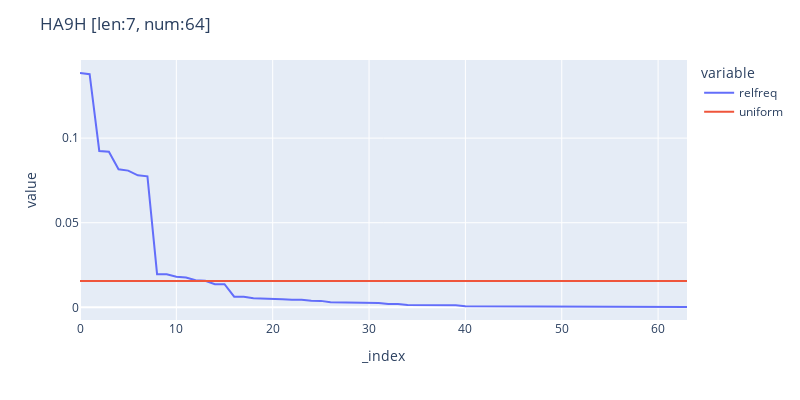
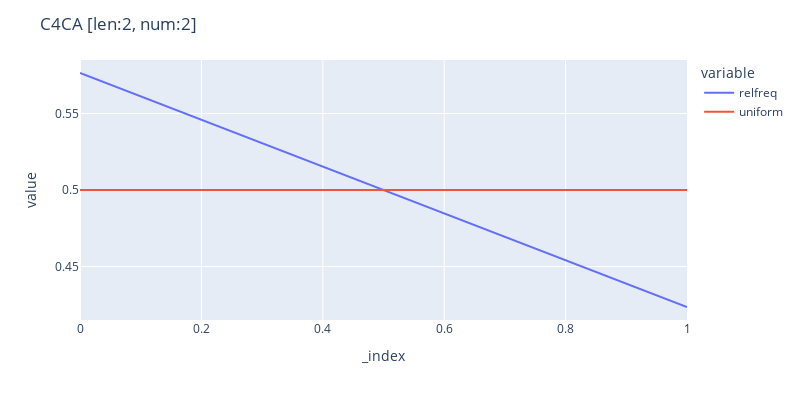
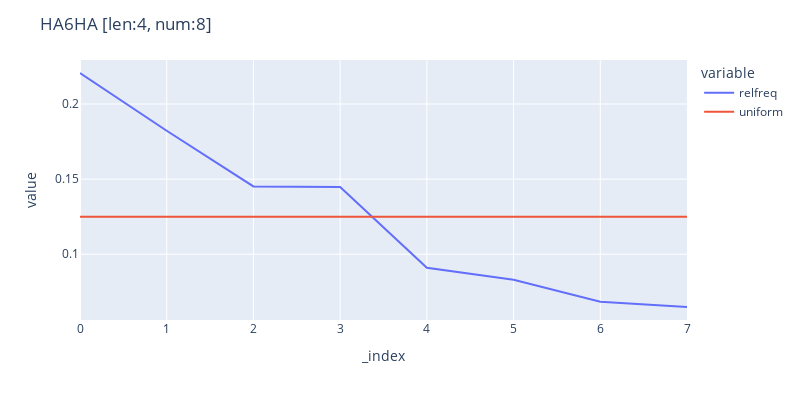

The notebook cell saved with these charts, in order:
### Code cell
df['uniform'] = df['len_bsol'].apply(lambda x: 1/(2**(x-1)))
for type in set(df['type']):
    df_filtered = df[df['type'] == type].reset_index()
    len_bsol = df_filtered['len_bsol'].iloc[0]
    uniform_prob = 1.0 / 2**len_bsol
    fig = px.line(df_filtered, y=['relfreq','uniform'], width=800, height=400)
    num_items = len(df_filtered)
    fig.update_layout(title=f"{type} [len:{len_bsol}, num:{num_items}]")
    fig.show()

### Figure 1 — Plotly figure (JSON) as saved in the notebook; plotly's stock layout.template omitted (floating-point values rounded to 4 significant figures)
{"data": [{"hovertemplate": "variable=relfreq<br>_index=%{x}<br>value=%{y}<extra></extra>", "legendgroup": "relfreq", "line": {"color": "#636efa", "dash": "solid"}, "marker": {"symbol": "circle"}, "mode": "lines", "name": "relfreq", "orientation": "v", "showlegend": true, "type": "scatter", "x": [0, 1, 2, 3, 4, 5, 6, 7, 8, 9, 10, 11, 12, 13, 14, 15, 16, 17, 18, 19, 20, 21, 22, 23, 24, 25, 26, 27, 28, 29, 30, 31, 32, 33, 34, 35, 36, 37, 38, 39, 40, 41, 42, 43, 44, 45, 46, 47, 48, 49, 50, 51, 52, 53, 54, 55, 56, 57, 58, 59, 60, 61, 62, 63], "xaxis": "x", "y": [0.1385, 0.1378, 0.09242, 0.09198, 0.08161, 0.08079, 0.07799, 0.07741, 0.01958, 0.01951, 0.01807, 0.01759, 0.01596, 0.01566, 0.0137, 0.01364, 0.006305, 0.006231, 0.005379, 0.005288, 0.005115, 0.004851, 0.004494, 0.004446, 0.003863, 0.003818, 0.002998, 0.002985, 0.002921, 0.002879, 0.002606, 0.002545, 0.002043, 0.001975, 0.001448, 0.001403, 0.001383, 0.001383, 0.001184, 0.001174, 0.000608, 0.0005726, 0.0005533, 0.0005372, 0.0005147, 0.000489, 0.00046, 0.0004214, 0.0004085, 0.0003989, 0.0003539, 0.0003474, 0.0003442, 0.0003378, 0.0003281, 0.0002992, 0.0002992, 0.0002863, 0.0002831, 0.0002799, 0.0002766, 0.0002573, 0.0002477, 0.0002027], "yaxis": "y"}, {"hovertemplate": "variable=uniform<br>_index=%{x}<br>value=%{y}<extra></extra>", "legendgroup": "uniform", "line": {"color": "#EF553B", "dash": "solid"}, "marker": {"symbol": "circle"}, "mode": "lines", "name": "uniform", "orientation": "v", "showlegend": true, "type": "scatter", "x": [0, 1, 2, 3, 4, 5, 6, 7, 8, 9, 10, 11, 12, 13, 14, 15, 16, 17, 18, 19, 20, 21, 22, 23, 24, 25, 26, 27, 28, 29, 30, 31, 32, 33, 34, 35, 36, 37, 38, 39, 40, 41, 42, 43, 44, 45, 46, 47, 48, 49, 50, 51, 52, 53, 54, 55, 56, 57, 58, 59, 60, 61, 62, 63], "xaxis": "x", "y": [0.01562, 0.01562, 0.01562, 0.01562, 0.01562, 0.01562, 0.01562, 0.01562, 0.01562, 0.01562, 0.01562, 0.01562, 0.01562, 0.01562, 0.01562, 0.01562, 0.01562, 0.01562, 0.01562, 0.01562, 0.01562, 0.01562, 0.01562, 0.01562, 0.01562, 0.01562, 0.01562, 0.01562, 0.01562, 0.01562, 0.01562, 0.01562, 0.01562, 0.01562, 0.01562, 0.01562, 0.01562, 0.01562, 0.01562, 0.01562, 0.01562, 0.01562, 0.01562, 0.01562, 0.01562, 0.01562, 0.01562, 0.01562, 0.01562, 0.01562, 0.01562, 0.01562, 0.01562, 0.01562, 0.01562, 0.01562, 0.01562, 0.01562, 0.01562, 0.01562, 0.01562, 0.01562, 0.01562, 0.01562], "yaxis": "y"}], "layout": {"height": 400, "legend": {"title": {"text": "variable"}, "tracegroupgap": 0}, "margin": {"t": 60}, "title": {"text": "HA9H [len:7, num:64]"}, "width": 800, "xaxis": {"anchor": "y", "domain": [0, 1], "title": {"text": "_index"}}, "yaxis": {"anchor": "x", "domain": [0, 1], "title": {"text": "value"}}}}

### Figure 2 — Plotly figure (JSON) as saved in the notebook; plotly's stock layout.template omitted (floating-point values rounded to 4 significant figures)
{"data": [{"hovertemplate": "variable=relfreq<br>_index=%{x}<br>value=%{y}<extra></extra>", "legendgroup": "relfreq", "line": {"color": "#636efa", "dash": "solid"}, "marker": {"symbol": "circle"}, "mode": "lines", "name": "relfreq", "orientation": "v", "showlegend": true, "type": "scatter", "x": [0, 1], "xaxis": "x", "y": [0.5765, 0.4235], "yaxis": "y"}, {"hovertemplate": "variable=uniform<br>_index=%{x}<br>value=%{y}<extra></extra>", "legendgroup": "uniform", "line": {"color": "#EF553B", "dash": "solid"}, "marker": {"symbol": "circle"}, "mode": "lines", "name": "uniform", "orientation": "v", "showlegend": true, "type": "scatter", "x": [0, 1], "xaxis": "x", "y": [0.5, 0.5], "yaxis": "y"}], "layout": {"height": 400, "legend": {"title": {"text": "variable"}, "tracegroupgap": 0}, "margin": {"t": 60}, "title": {"text": "C4CA [len:2, num:2]"}, "width": 800, "xaxis": {"anchor": "y", "domain": [0, 1], "title": {"text": "_index"}}, "yaxis": {"anchor": "x", "domain": [0, 1], "title": {"text": "value"}}}}

### Figure 3 — Plotly figure (JSON) as saved in the notebook; plotly's stock layout.template omitted (floating-point values rounded to 4 significant figures)
{"data": [{"hovertemplate": "variable=relfreq<br>_index=%{x}<br>value=%{y}<extra></extra>", "legendgroup": "relfreq", "line": {"color": "#636efa", "dash": "solid"}, "marker": {"symbol": "circle"}, "mode": "lines", "name": "relfreq", "orientation": "v", "showlegend": true, "type": "scatter", "x": [0, 1, 2, 3, 4, 5, 6, 7], "xaxis": "x", "y": [0.2206, 0.1822, 0.1451, 0.1447, 0.09101, 0.08304, 0.0684, 0.06488], "yaxis": "y"}, {"hovertemplate": "variable=uniform<br>_index=%{x}<br>value=%{y}<extra></extra>", "legendgroup": "uniform", "line": {"color": "#EF553B", "dash": "solid"}, "marker": {"symbol": "circle"}, "mode": "lines", "name": "uniform", "orientation": "v", "showlegend": true, "type": "scatter", "x": [0, 1, 2, 3, 4, 5, 6, 7], "xaxis": "x", "y": [0.125, 0.125, 0.125, 0.125, 0.125, 0.125, 0.125, 0.125], "yaxis": "y"}], "layout": {"height": 400, "legend": {"title": {"text": "variable"}, "tracegroupgap": 0}, "margin": {"t": 60}, "title": {"text": "HA6HA [len:4, num:8]"}, "width": 800, "xaxis": {"anchor": "y", "domain": [0, 1], "title": {"text": "_index"}}, "yaxis": {"anchor": "x", "domain": [0, 1], "title": {"text": "value"}}}}
